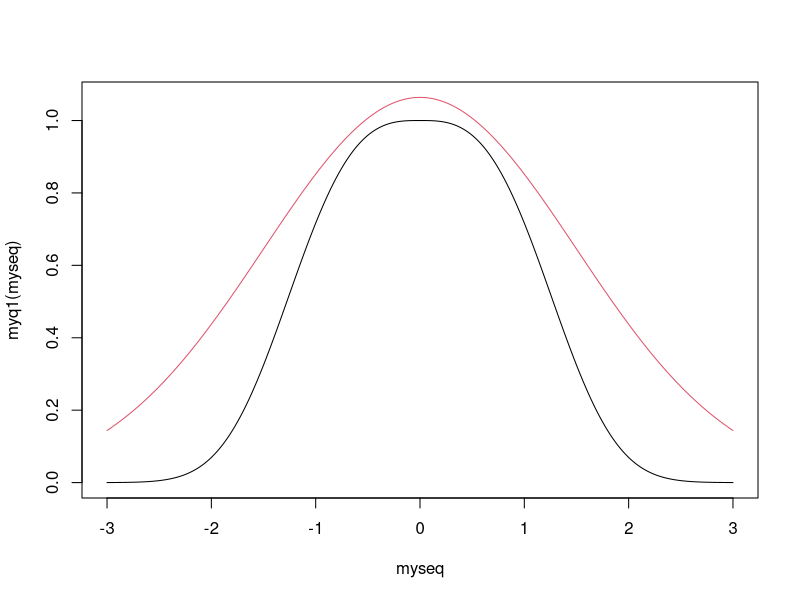
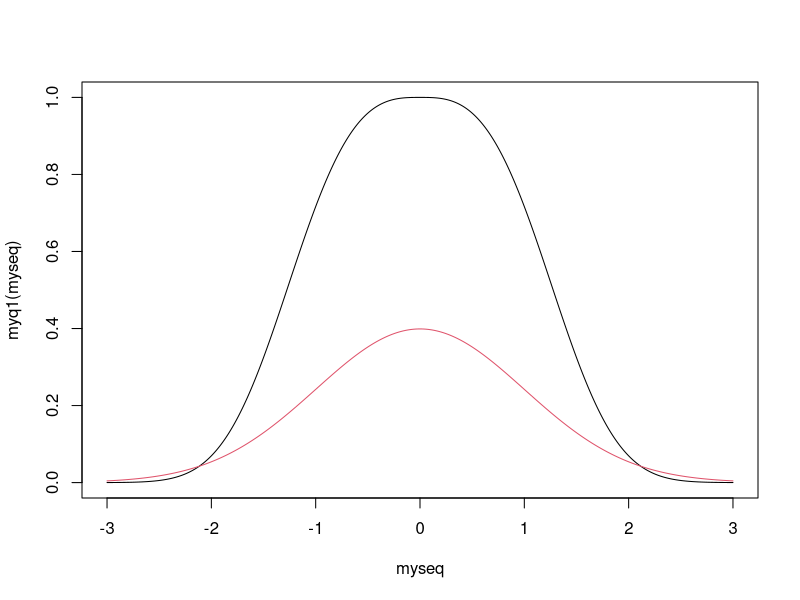
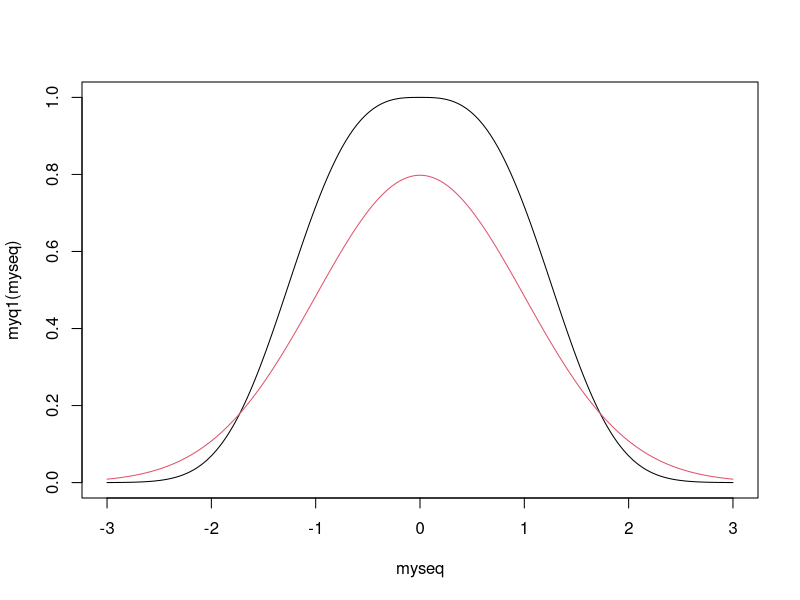
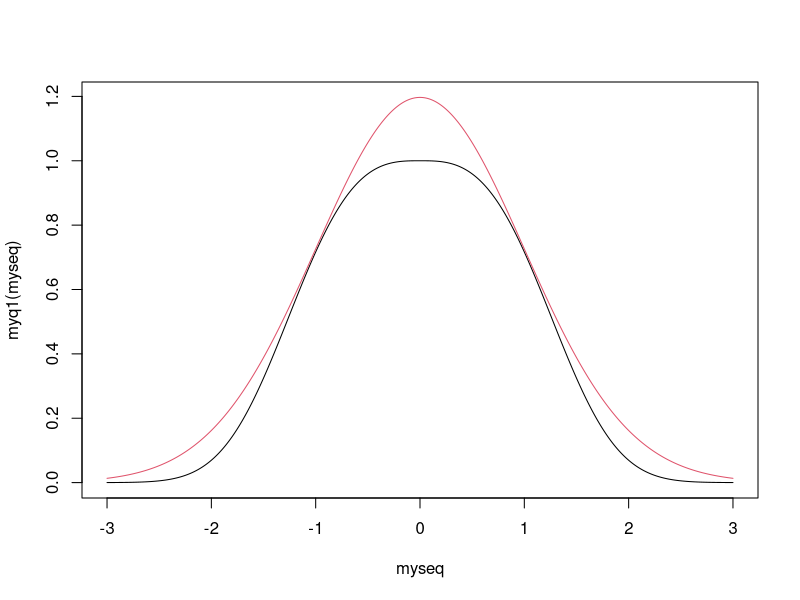

The R script that drew these images, in order:
n<-10^6
myq1<-function(x){
res<-exp(-abs(x)^3/3)
return(res)}


la<-seq(-3,3,0.1)
myq1(la)/dnorm(la)  

min(myq1(la)/dnorm(la))
1/min(myq1(la)/dnorm(la)) #so the const must be at least 36

y<-rnorm(n)
u<-runif(n)
m<-ifelse(u<=(myq1(y)/(dnorm(y)*36)),1,0)
yy<-y[m==1]
mean(yy^2)

## the above envelope is not efficient.

mycheck<-function(sigma=1,c1=1){
	myseq<-seq(-3,3,0.01)
	env1<-c1*dnorm(myseq,0,sigma)
	plot(myseq,myq1(myseq),type="l",ylim=c(0,max(c(myq1(myseq),env1))))
	lines(myseq,c1*dnorm(myseq,0,sigma),type="l",col=2)
	res<-c1*dnorm(myseq,0,sigma)/myq1(myseq)
	return(min(res))
}

aa<-mycheck(1.5,4)

n<-10^6
y<-rnorm(n)
u<-runif(n)
m<-ifelse(u<=(myq1(y)/(dnorm(y)*36)),1,0)
yy<-y[m==1]
mean(yy^2)
length(yy)/n   #acceptance rate

n<-10^7
y<-rnorm(n,0,1.5)
u<-runif(n)
m<-ifelse(u<=(myq1(y)/(dnorm(y,0,1.5)*4)),1,0)
yy<-y[m==1]
mean(yy^2)
length(yy)/n   #acceptance rate

aa<-mycheck(1,1)
aa<-mycheck(1,2)
aa<-mycheck(1,3)  #looks ok

n<-10^7
y<-rnorm(n,0,1)
u<-runif(n)
m<-ifelse(u<=(myq1(y)/(dnorm(y,0,1)*3)),1,0)
yy<-y[m==1]
mean(yy^2)
length(yy)/n   #acceptance rate


## true value?
c1<-integrate(myq1,-Inf,Inf)$value



myq2<-function(x){
res<-x^2*exp(-abs(x)^3/3)/c1
return(res)}

integrate(myq2,-Inf,Inf)

n<-10^6
x<-rnorm(n)
x<-sort(x)
wstar<-myq1(x)/dnorm(x)
w<-wstar/sum(wstar)
sum(x^2*w)


x2<-x[1:(n-1)]
aa<-sum(diff(x)*x2^2*myq1(x2))
bb<-sum(diff(x)*myq1(x2))
aa/bb
